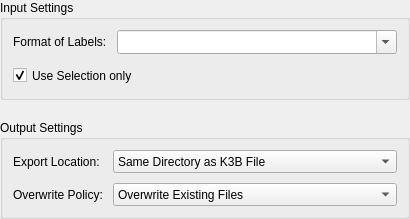
<?xml version="1.0" encoding="UTF-8"?>
<ui version="4.0">
 <class>K3BExportWidgetBase</class>
 <widget class="QWidget" name="K3BExportWidgetBase">
  <property name="geometry">
   <rect>
    <x>0</x>
    <y>0</y>
    <width>410</width>
    <height>219</height>
   </rect>
  </property>
  <property name="sizePolicy">
   <sizepolicy hsizetype="Minimum" vsizetype="Minimum">
    <horstretch>0</horstretch>
    <verstretch>0</verstretch>
   </sizepolicy>
  </property>
  <layout class="QVBoxLayout" name="verticalLayout">
   <property name="spacing">
    <number>20</number>
   </property>
   <property name="margin">
    <number>0</number>
   </property>
   <item>
    <widget class="QGroupBox" name="grpInputSettings">
     <property name="title">
      <string>Input Settings</string>
     </property>
     <layout class="QVBoxLayout" name="verticalLayout_2">
      <property name="margin">
       <number>10</number>
      </property>
      <item>
       <layout class="QHBoxLayout" name="horizontalLayout">
        <item>
         <widget class="QLabel" name="lblLabelFormat">
          <property name="text">
           <string>Format of Labels:</string>
          </property>
          <property name="wordWrap">
           <bool>false</bool>
          </property>
         </widget>
        </item>
        <item>
         <widget class="KComboBox" name="cbLabelPattern">
          <property name="sizePolicy">
           <sizepolicy hsizetype="MinimumExpanding" vsizetype="Minimum">
            <horstretch>0</horstretch>
            <verstretch>0</verstretch>
           </sizepolicy>
          </property>
          <property name="whatsThis">
           <string>&lt;html&gt;&lt;head/&gt;&lt;body&gt;&lt;p&gt;Select a pattern for detecting title and artist from the text of a label.&lt;br/&gt;It currently understands the following placeholders:&lt;/p&gt;&lt;ul style=&quot;margin-top: 0px; margin-bottom: 0px; margin-left: 0px; margin-right: 0px; -qt-list-indent: 1;&quot;&gt;&lt;li style=&quot; margin-top:12px; margin-bottom:0px; margin-left:0px; margin-right:0px; -qt-block-indent:0; text-indent:0px;&quot;&gt;&lt;span style=&quot; font-family:'Courier New,courier'; font-weight:600;&quot;&gt;[%title] &lt;/span&gt;title of the song&lt;/li&gt;&lt;li style=&quot; margin-top:0px; margin-bottom:0px; margin-left:0px; margin-right:0px; -qt-block-indent:0; text-indent:0px;&quot;&gt;&lt;span style=&quot; font-family:'Courier New,courier'; font-weight:600;&quot;&gt;[%artist]&lt;/span&gt; name of the artist&lt;/li&gt;&lt;/ul&gt;&lt;/body&gt;&lt;/html&gt;</string>
          </property>
          <property name="editable">
           <bool>true</bool>
          </property>
          <property name="duplicatesEnabled">
           <bool>false</bool>
          </property>
         </widget>
        </item>
       </layout>
      </item>
      <item>
       <widget class="QCheckBox" name="chkSelectionOnly">
        <property name="sizePolicy">
         <sizepolicy hsizetype="MinimumExpanding" vsizetype="Minimum">
          <horstretch>0</horstretch>
          <verstretch>0</verstretch>
         </sizepolicy>
        </property>
        <property name="whatsThis">
         <string>If checked, &lt;b&gt;save only the blocks that overlap with the current selection&lt;/b&gt;, otherwise the whole file. &lt;br&gt;&lt;i&gt;Please note that this option is disabled if nothing is selected or the selection already covers the whole file.&lt;/i&gt;</string>
        </property>
        <property name="text">
         <string>Use Selection only</string>
        </property>
        <property name="checked">
         <bool>true</bool>
        </property>
       </widget>
      </item>
     </layout>
    </widget>
   </item>
   <item>
    <widget class="QGroupBox" name="grpOutputSettings">
     <property name="title">
      <string>Output Settings</string>
     </property>
     <layout class="QGridLayout" name="gridLayout_2">
      <property name="leftMargin">
       <number>10</number>
      </property>
      <property name="topMargin">
       <number>10</number>
      </property>
      <property name="bottomMargin">
       <number>10</number>
      </property>
      <item row="0" column="0">
       <widget class="QLabel" name="lblExportLocation">
        <property name="text">
         <string>Export Location:</string>
        </property>
        <property name="wordWrap">
         <bool>false</bool>
        </property>
       </widget>
      </item>
      <item row="0" column="1">
       <widget class="KComboBox" name="cbExportLocation">
        <property name="sizePolicy">
         <sizepolicy hsizetype="MinimumExpanding" vsizetype="Minimum">
          <horstretch>0</horstretch>
          <verstretch>0</verstretch>
         </sizepolicy>
        </property>
        <property name="whatsThis">
         <string>Specify where to place the exported sound files which are used for the tracks of the audio CD.</string>
        </property>
        <property name="duplicatesEnabled">
         <bool>false</bool>
        </property>
        <item>
         <property name="text">
          <string>Same Directory as K3B File</string>
         </property>
        </item>
        <item>
         <property name="text">
          <string>Sub Directory</string>
         </property>
        </item>
       </widget>
      </item>
      <item row="1" column="0">
       <widget class="QLabel" name="lblOverwritePolicy">
        <property name="sizePolicy">
         <sizepolicy hsizetype="Minimum" vsizetype="Minimum">
          <horstretch>0</horstretch>
          <verstretch>0</verstretch>
         </sizepolicy>
        </property>
        <property name="text">
         <string>Overwrite Policy:</string>
        </property>
        <property name="wordWrap">
         <bool>false</bool>
        </property>
       </widget>
      </item>
      <item row="1" column="1">
       <widget class="KComboBox" name="cbOverwritePolicy">
        <property name="sizePolicy">
         <sizepolicy hsizetype="MinimumExpanding" vsizetype="Minimum">
          <horstretch>0</horstretch>
          <verstretch>0</verstretch>
         </sizepolicy>
        </property>
        <property name="whatsThis">
         <string>Select whether existing files are overwritten or new file names are used when exporting the files to use as tracks of the audio CD.</string>
        </property>
        <property name="duplicatesEnabled">
         <bool>false</bool>
        </property>
        <item>
         <property name="text">
          <string>Overwrite Existing Files</string>
         </property>
        </item>
        <item>
         <property name="text">
          <string>Use new File Names</string>
         </property>
        </item>
       </widget>
      </item>
     </layout>
    </widget>
   </item>
  </layout>
 </widget>
 <layoutdefault spacing="10" margin="10"/>
 <customwidgets>
  <customwidget>
   <class>KComboBox</class>
   <extends>QComboBox</extends>
   <header>kcombobox.h</header>
  </customwidget>
 </customwidgets>
 <tabstops>
  <tabstop>cbLabelPattern</tabstop>
  <tabstop>chkSelectionOnly</tabstop>
  <tabstop>cbExportLocation</tabstop>
  <tabstop>cbOverwritePolicy</tabstop>
 </tabstops>
 <resources/>
 <connections/>
</ui>
